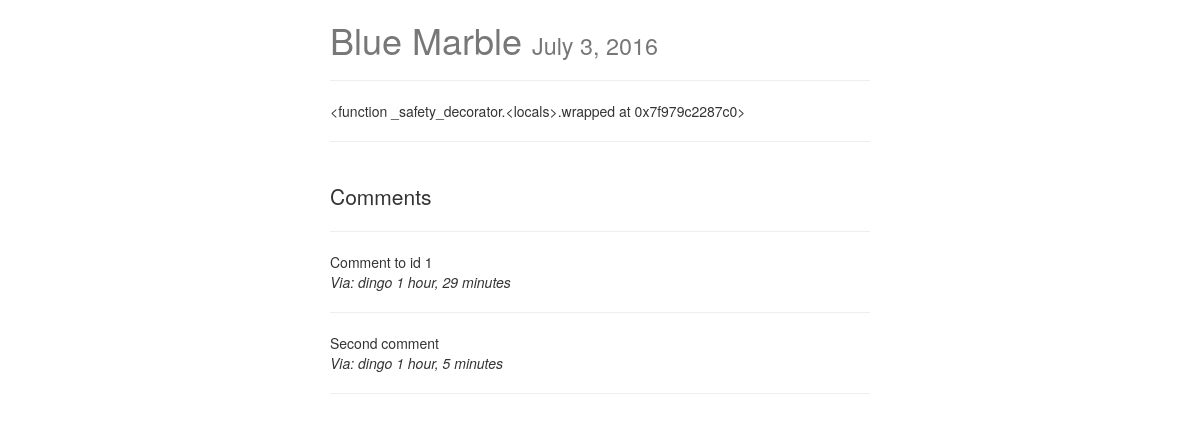
Screenshot of /posts/new-post/ (signed in) with the database file from the repository.
### posts/models.py (models this page shows, shortened)
class Post(models.Model):
    user = models.ForeignKey(settings.AUTH_USER_MODEL, default=1)
    title = models.CharField(max_length=120)
    slug = models.SlugField(unique=True)
    image = models.ImageField(upload_to=upload_location,
            null=True,
            blank=True,
            width_field="width_field",
            height_field="height_field")
    height_field = models.IntegerField(default=0)
    width_field = models.IntegerField(default=0)
    content = models.TextField()
    draft = models.BooleanField(default=False)
    publish = models.DateField(auto_now=False, auto_now_add=False)
    updated = models.DateTimeField(auto_now=True, auto_now_add=False)
    timestamp = models.DateTimeField(auto_now=False, auto_now_add=True)
    objects = PostManager()
    class Meta:
        ordering = ["-timestamp", "-updated"]
    def get_markdown(self):
        content = self.content
        markdown_text = markdown(content)
        return mark_safe(markdown_text)

### comments/models.py (models this page shows, shortened)
class Comment(models.Model):
    user        = models.ForeignKey(settings.AUTH_USER_MODEL, default=1)
    content_type = models.ForeignKey(ContentType, on_delete=models.CASCADE)
    object_id = models.PositiveIntegerField()
    content_object = GenericForeignKey('content_type', 'object_id')
    content     = models.TextField(blank=False, null=False)
    timestamp   = models.DateTimeField(auto_now_add=True)

### posts/views.py (the view)
# urls.py: url(r'^(?P<slug>[\w-]+)/$', post_detail, name='detail'),
def post_detail(request, slug=None):
    instance = get_object_or_404(Post, slug=slug)
    if instance.publish > timezone.now().date() or instance.draft:
        if not request.user.is_staff or not request.user.is_superuser:
            raise Http404
    share_string = quote_plus(instance.content)
    content_type = ContentType.objects.get_for_model(Post)
    obj_id = instance.id
    comments = Comment.objects.filter(content_type=content_type, object_id=obj_id)
    context = {
        "title": instance.title,
        "instance": instance,
        "share_string": share_string,
        "comments": comments,
    }
    return render(request, "post_detail.html", context)

### templates/post_detail.html (shortened to what this page needs)
{% extends "base.html" %}
{% load urlify %}
{% block content %}
<div class='col-sm-6 col-sm-offset-3'>
<h1>{{ title }} <small>{% if instance.draft %}<span style='color:red;'>Draft</span> {% endif %}{{ instance.publish }}</small></h1>
<p>
  <hr/>
</p>
<div class='row'>
  <div class='col-sm-12'>
    <div class="post-detail-item">
      {{ instance.get_markdown }}
    </div>
    <hr/>
    <br/>
    <div class="">
      <p class="lead"> Comments </p>
      <hr>
      {% for comment in comments %}
      <div class="">
        {{ comment.content }}
        <p> <em>Via: {{ comment.user }} {{ comment.timestamp | timesince }}</em> </p>
        <hr>
      </div>
      {% endfor %}
    </div>
    </div>
  </div>
</div>
{% endblock content %}

### static/css/base.css (style rules this page uses)
h1 { color: #777777; }

### rows the page displays
Post: title "Blue Marble", publish "July 3, 2016", get_markdown "<function _safety_decorator.<locals>.wrapped at 0x7f979c2287c0>"
Comment: content "Comment to id 1", user "dingo", timestamp "1 hour, 29 minutes"
Comment: content "Second comment", user "dingo", timestamp "1 hour, 5 minutes"
